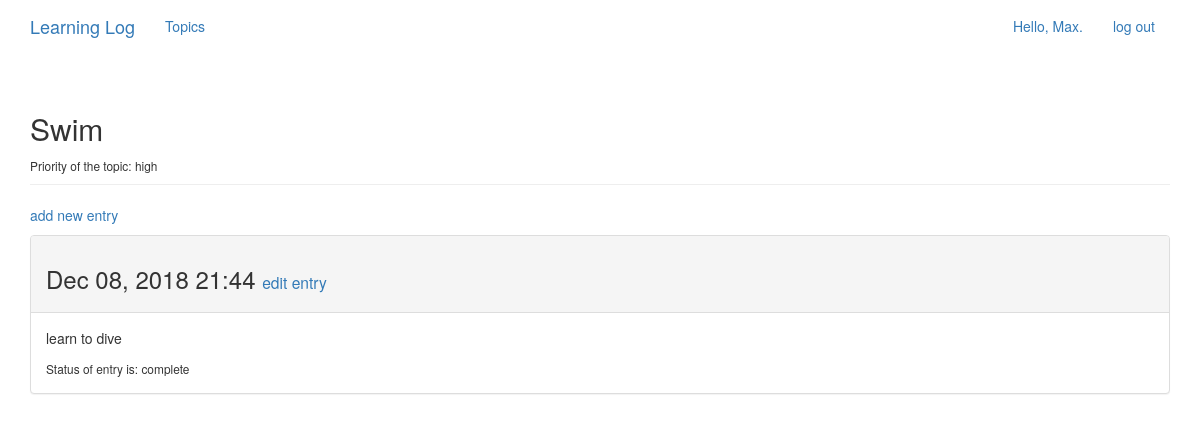
The page /topics/24/ (signed in) on the database as committed earlier.
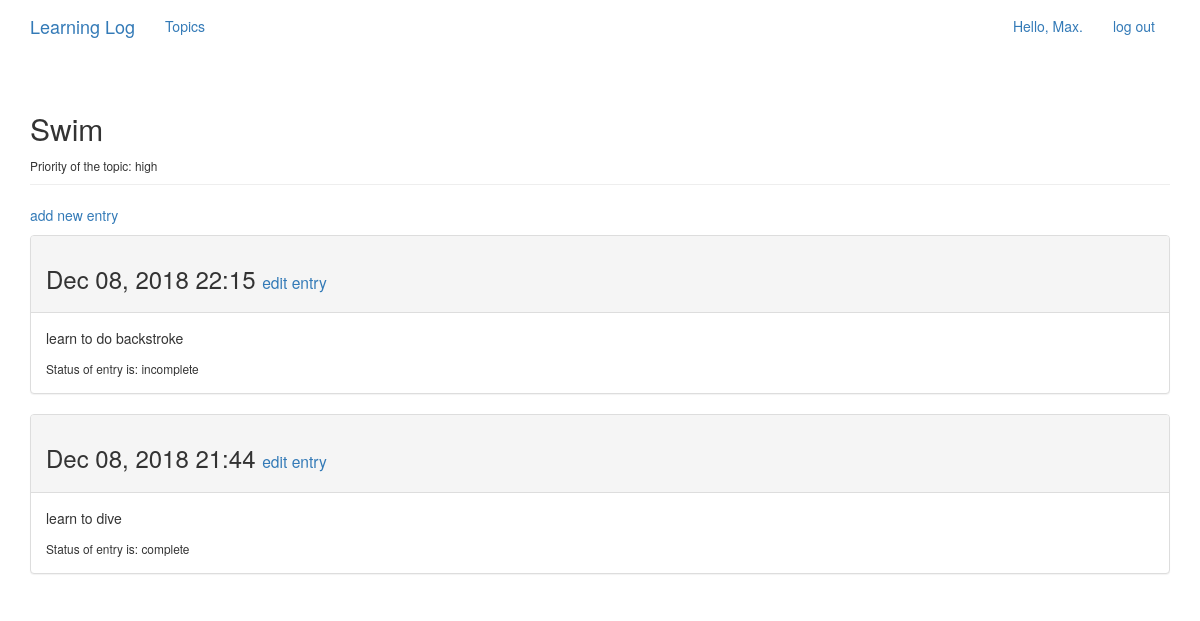
The same page on the database as committed later.
### learning_logs/models.py (models this page shows, shortened)
class Entry(models.Model):
	topic = models.ForeignKey(Topic, on_delete=models.CASCADE)
	text = models.TextField()
	date_added = models.DateTimeField(auto_now_add=True)
	COMPLETE= "complete"
	INCOMPLETE= "incomplete"
	STATUS_CHOICES = (
	(COMPLETE, "complete"),
	(INCOMPLETE, "incomplete"),
	)
	status = models.TextField(choices=STATUS_CHOICES, default=INCOMPLETE,)
	class Meta:
		verbose_name_plural = 'entries'

### learning_logs/views.py (the view)
# urls.py: re_path(r'^topics/(?P<topic_id>\d+)/$', views.topic, name='topic'),
@login_required
def topic(request, topic_id):
	topic = Topic.objects.get(id=topic_id)
	if topic.owner != request.user:
		raise Http404
	priority = topic.priority
	entries = topic.entry_set.order_by('-date_added')
	context = {'topic': topic,'priority':priority, 'entries': entries}
	return render(request, 'learning_logs/topic.html', context)

### learning_logs/models.py (called while the page is built)
	def __str__(self):
		return self.text

### learning_logs/templates/learning_logs/topic.html
{% extends 'learning_logs/base.html' %}
{% block header %}
	<h2>{{ topic }}</h2>
	<small> Priority of the topic: {{ priority }}</small>
{% endblock header %}
{% block content %}
	<p>
		<a href="{% url 'learning_logs:new_entry' topic.id %}">add new entry </a>
	</p>
	{% for entry in entries %}
		<div class="panel panel-default">
			<div class="panel-heading">
				<h3>
					{{ entry.date_added|date:'M d, Y H:i'}}
					<small>
						<a href="{% url 'learning_logs:edit_entry' entry.id %}">edit entry</a>
					</small>
				</h3>
			</div>
			<div class="panel-body">
				{{entry.text|linebreaks }}
				<small> Status of entry is: {{ entry.status }}</small>
			</div>
		</div>
	{% empty %}
			There are no entries for this topic yet.
	{% endfor %}
{% endblock content %}

Rows that differ between the two databases and show on the page:
added Entry: date_added "Dec 08, 2018 22:15", text "learn to do backstroke", status "incomplete"
